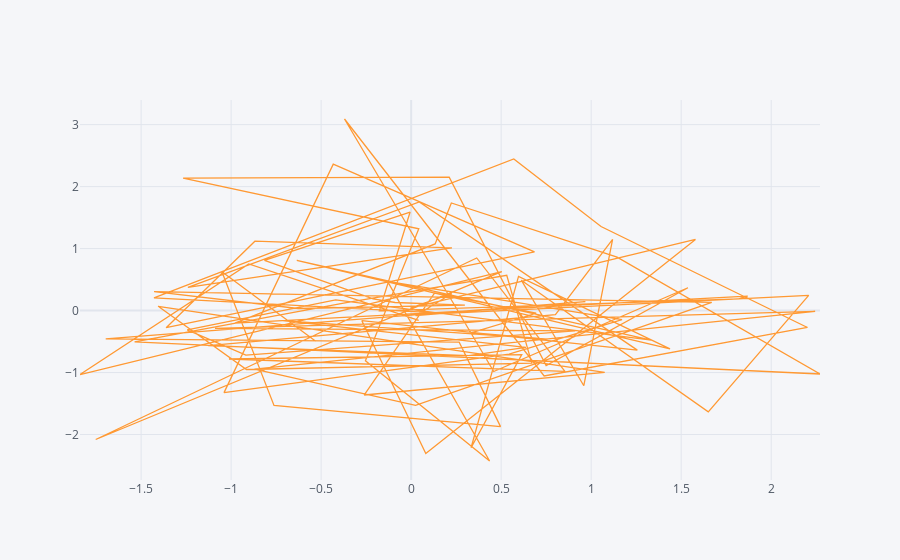

The notebook cell this image was saved under:
### Code cell
df.iplot(kind = 'scatter', x = 'A', y = 'B') #Plotly will try to connect all the points by itself
